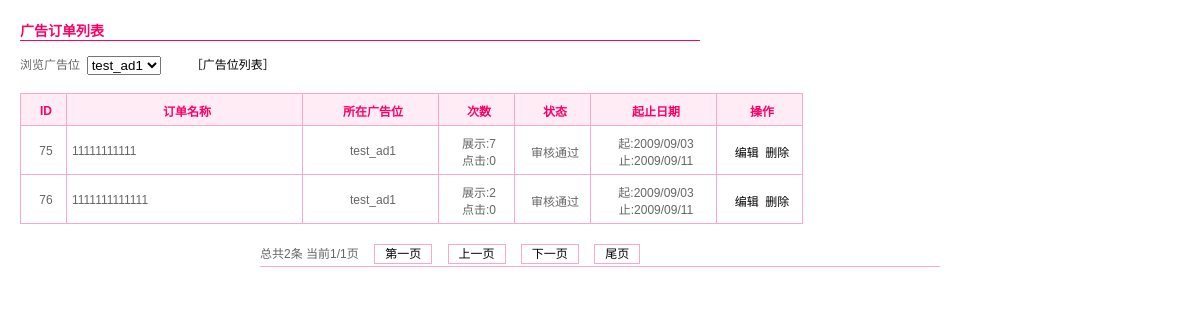
Page /huarui/manage_ad.php?act=viewad&adid=11 (signed in) on the committed database.
### tables this page shows
CREATE TABLE `aboc_ad_order` (
  `orderid` mediumint(6) NOT NULL,
  `adid` mediumint(4) NOT NULL DEFAULT '0',
  `title` char(220) NOT NULL DEFAULT '',
  `class` tinyint(1) NOT NULL DEFAULT '0',
  `url` char(220) NOT NULL DEFAULT '',
  `text` char(254) NOT NULL DEFAULT '',
  `img` char(200) NOT NULL DEFAULT '',
  `code` mediumtext NOT NULL,
  `price` float(8,2) NOT NULL DEFAULT '0.00',
  `bro` int(10) NOT NULL DEFAULT '0',
  `click` int(10) NOT NULL DEFAULT '0',
  `lastclick` int(10) NOT NULL DEFAULT '0',
  `state` tinyint(1) NOT NULL DEFAULT '0',
  `startdate` int(10) NOT NULL DEFAULT '0',
  `stopdate` int(10) NOT NULL DEFAULT '0',
  `adduser` char(20) NOT NULL DEFAULT '',
  `addtime` int(10) NOT NULL DEFAULT '0'
);

CREATE TABLE `aboc_ad` (
  `adid` mediumint(4) NOT NULL,
  `name` char(200) NOT NULL DEFAULT '',
  `width` int(5) NOT NULL DEFAULT '0',
  `height` int(5) NOT NULL DEFAULT '0',
  `price` float(8,2) NOT NULL DEFAULT '0.00',
  `adduser` char(20) NOT NULL DEFAULT '',
  `addtime` int(10) NOT NULL DEFAULT '0'
);

### huarui/lib/DbMysql.class.php (called while the page is built, shortened)
<?php
class DbMysql {
	private $_Db = NULL;
	private $_pconnect = 0;
	private $_config = array ('dbhost' => 'localhost', 'dbuser' => 'root', 'dbpass' => 'root', 'dbname' => 'test' );
	function __construct($config,$pconnect=0) {
		$this->_pconnect = $pconnect;
	}
	private function checkConfig($config) {
		foreach ( $config as $key => $value ) {
			$this->_config [$key] = empty ( $value ) ? $this->_config [$key] : $value;
		}
	}
	private function connect() {
		if ($this->_pconnect) {
			$this->_Db = mysql_pconnect ( $this->_config ['dbhost'], $this->_config ['dbuser'], $this->_config ['dbpass'] ) or die ( '数据库连接失败' . mysql_errno () );
		} else {
			$this->_Db = mysql_connect ( $this->_config ['dbhost'], $this->_config ['dbuser'], $this->_config ['dbpass'] ) or die ( '数据库连接失败' . mysql_errno () );
		}
	}
	public function query($sql) {
		if (! $result = mysql_query ( $sql, $this->_Db)) {
			echo $sql.'<br>';
			die ( 'Error:'.mysql_error ());
		} else {
			return $result;
		}
	}
	public function fetchAll($sql,$cacheTime=0,$cacheId='') {
		if($content = $this->checkCache($sql,$cacheTime,$cacheId)){
			return $content;
		} else{
			$result = $this->query ( $sql );
			if ($result !== false) {
				$arr = array ();
				while ( $row = mysql_fetch_assoc ( $result ) ) {
					if(!empty($row)){
						foreach ($row as $key=>$value){
							$row[$key] = stripslashes($value);
						}
					}
					$arr [] = $row;
				}
				return $arr;
			} else {
				return array();
			}
		}
	}
}
?>

### huarui/lib/Ad.class.php (called while the page is built, shortened)
<?php
class Ad extends User {
	public function getAdList(){
		$sql = "select adid,name,width,height,price from aboc_ad order by adid desc";
		$rows = Db::open()->fetchAll($sql);
		return $rows;
	}
}
?>

### huarui/lib/smarty/plugins/shared.make_timestamp.php (called while the page is built)
<?php
function smarty_make_timestamp($string)
{
    if(empty($string)) {
        $time = time();
    } elseif (preg_match('/^\d{14}$/', $string)) {
        $time = mktime(substr($string, 8, 2),substr($string, 10, 2),substr($string, 12, 2),
                       substr($string, 4, 2),substr($string, 6, 2),substr($string, 0, 4));
    } elseif (is_numeric($string)) {
        $time = (int)$string;
    } else {
        $time = strtotime($string);
        if ($time == -1 || $time === false) {
            $time = time();
        }
    }
    return $time;
}
?>

### huarui/lib/smarty/plugins/modifier.date_format.php (called while the page is built, shortened)
<?php
function smarty_modifier_date_format($string, $format = '%b %e, %Y', $default_date = '')
{
    if ($string != '') {
        $timestamp = smarty_make_timestamp($string);
    } elseif ($default_date != '') {
        $timestamp = smarty_make_timestamp($default_date);
    } else {
        return;
    }
    return strftime($format, $timestamp);
}
?>

### huarui/templates_c/%%9A^9AC^9AC57E5E%%manage_ad_viewad.tpl.php (the view, shortened to what this page needs)
<!DOCTYPE html PUBLIC "-//W3C//DTD XHTML 1.0 Transitional//EN" "http://www.w3.org/TR/xhtml1/DTD/xhtml1-transitional.dtd">
<html xmlns="http://www.w3.org/1999/xhtml">
<head>
<link media="screen" href="style/admin.css" type="text/css" rel="stylesheet" />
</head>
<body>
<table class="addurl">
	<tr>
		<td width="680"><div class="tb_title f14"><b>广告订单列表</b></div></td>
	</tr>
	<tr>
		<td>浏览广告位&nbsp;
<select name="adid" onchange="window.location.href='manage_ad.php?act=viewad&adid='+this.value">
  <?php $_from = $this->_tpl_vars['adList']; if (!is_array($_from) && !is_object($_from)) { settype($_from, 'array'); }if (count($_from)):
    foreach ($_from as $this->_tpl_vars['item']):
?>
    <option value="<?php echo $this->_tpl_vars['item']['adid']; ?>
"<?php if ($this->_tpl_vars['item']['adid'] == $_GET['adid']): ?> selected="selected"<?php endif; ?>><?php echo $this->_tpl_vars['item']['name']; ?>
</option>
	<?php endforeach; endif; unset($_from); ?>
  </select>
&nbsp;&nbsp;&nbsp;&nbsp;&nbsp;&nbsp;&nbsp;&nbsp;<a href="manage_ad.php?act=adlist">［广告位列表］</a>
		</td>
	</tr>
</table>
<table class="urlist">
  <tr align="center" class="tr_title">
    <td width="40">ID</td>
    <td width="230">订单名称</td>
    <td width="130">所在广告位</td>
    <td width="70">次数</td>
    <td width="70">状态</td>
    <td width="120">起止日期</td>
    <td width="80">操作</td>
  </tr>
  <?php $_from = $this->_tpl_vars['list']; if (!is_array($_from) && !is_object($_from)) { settype($_from, 'array'); }if (count($_from)):
    foreach ($_from as $this->_tpl_vars['item']):
?>
  <tr align="center">
    <td><?php echo $this->_tpl_vars['item']['orderid']; ?>
</td>
    <td align="left"><?php echo $this->_tpl_vars['item']['title']; ?>
</td>
    <td><?php echo $this->_tpl_vars['item']['name']; ?>
</td>
    <td>展示:<?php echo $this->_tpl_vars['item']['bro']; ?>
<br>点击:<?php echo $this->_tpl_vars['item']['click']; ?>
</td>
    <td><?php if ($this->_tpl_vars['item']['state'] == 1): ?>审核通过<?php else: ?>待审核<?php endif; ?></td>
    <td>
	起:<?php echo ((is_array($_tmp=$this->_tpl_vars['item']['startdate'])) ? $this->_run_mod_handler('date_format', true, $_tmp, "%Y/%m/%d") : smarty_modifier_date_format($_tmp, "%Y/%m/%d")); ?>
<br>
	止:<?php echo ((is_array($_tmp=$this->_tpl_vars['item']['stopdate'])) ? $this->_run_mod_handler('date_format', true, $_tmp, "%Y/%m/%d") : smarty_modifier_date_format($_tmp, "%Y/%m/%d")); ?>
	</td>
    <td><a href="manage_ad.php?act=editorder&amp;orderid=<?php echo $this->_tpl_vars['item']['orderid']; ?>
">编辑</a>&nbsp;&nbsp;<a href="manage_ad.php?act=delorder&orderid=<?php echo $this->_tpl_vars['item']['orderid']; ?>
" onclick="if(!confirm('确认删除?'))return false">删除</a></td>
  </tr>
  <?php endforeach; endif; unset($_from); ?>
</table>
<div class="fanye mgat"><?php echo $this->_tpl_vars['pageList']; ?>
</div>
<p>&nbsp; </p>
</body>
</html>

### rows in the picture
aboc_ad_order: orderid "75", title "11111111111", adid.name "test_ad1", bro "7", click "0", state "审核通过", startdate "2009/09/03", stopdate "2009/09/11"
aboc_ad_order: orderid "76", title "1111111111111", adid.name "test_ad1", bro "2", click "0", state "审核通过", startdate "2009/09/03", stopdate "2009/09/11"

### other values in the picture
$total "总共"
$this->num "2"
$dataname "条"
$now "当前"
$this->page "1"
$this->page_num "1"
$page "页"
$first "第一页"
$prev "上一页"
$next "下一页"
$last "尾页"
form field adid "test_ad1"
